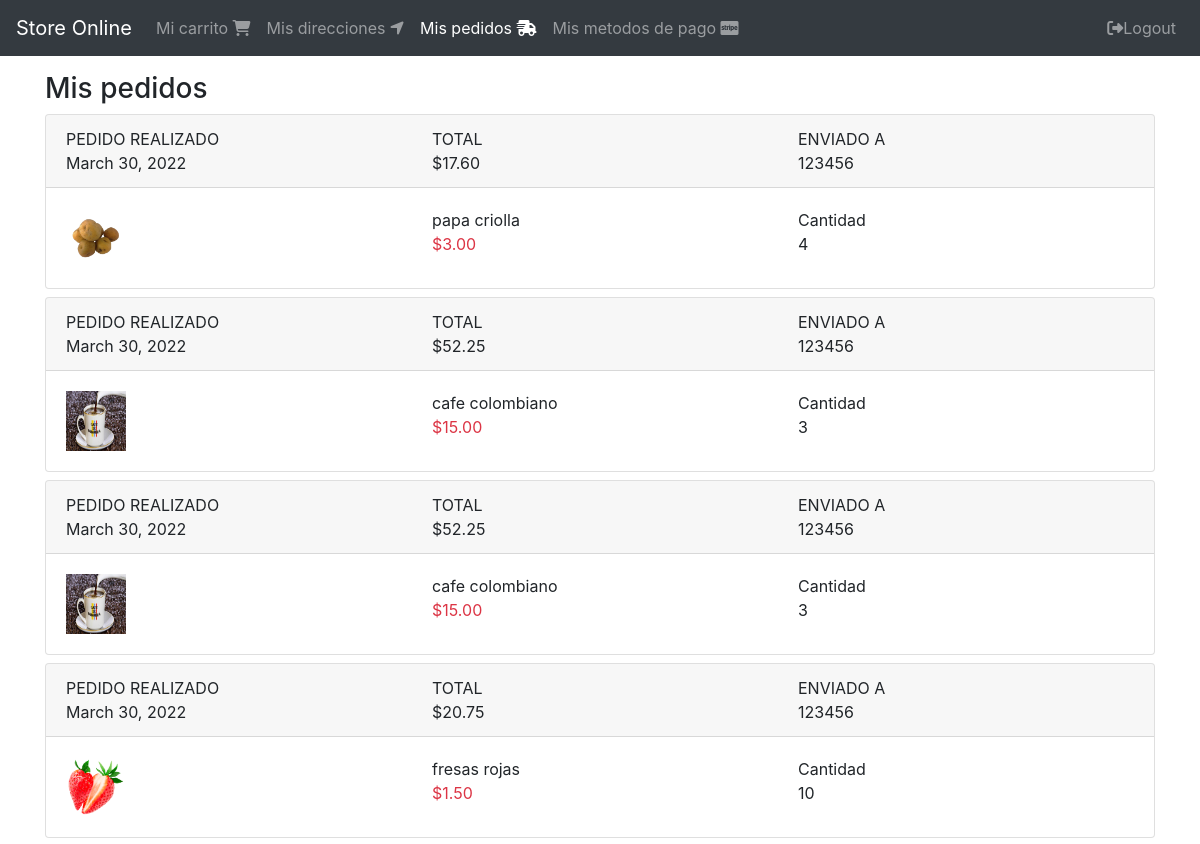
/ordenes/completados (signed in, upper part), run on an earlier commit of the app's database.
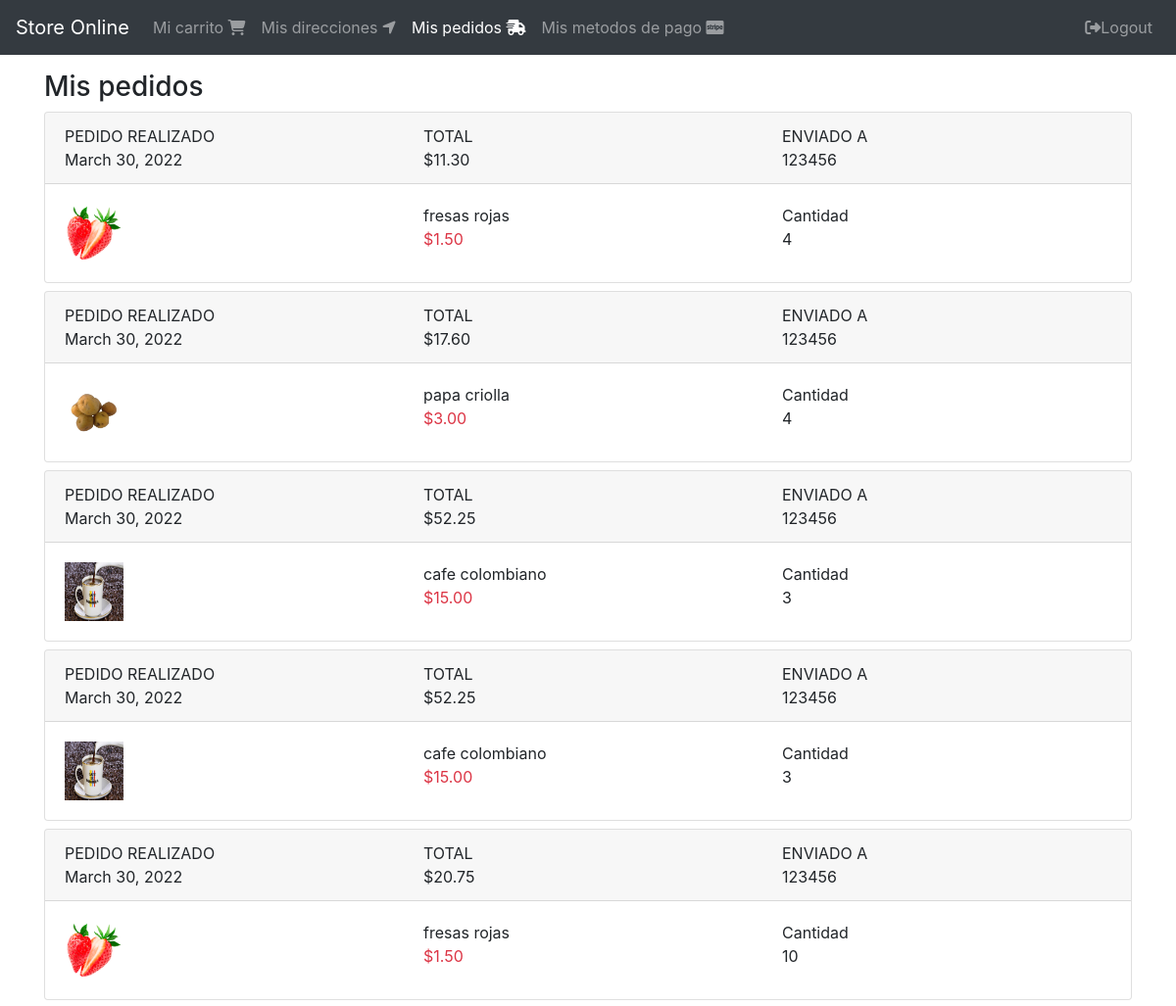
And on a later commit of the database.
### orders/models.py (models this page shows, shortened)
class Order(models.Model):
    order_id = models.CharField(max_length=100,null=False, unique=True)
    user = models.ForeignKey(User, on_delete=models.CASCADE)
    cart = models.ForeignKey(Cart, on_delete=models.CASCADE)
    status = models.CharField(max_length=50, choices=choices, default=OrderStatus.CREATED)
    shipping_total = models.DecimalField(default=5, max_digits=8, decimal_places=2)
    total = models.DecimalField(default=0, max_digits=8, decimal_places=2)
    created_at = models.DateField(auto_now_add=True)
    shipping_address = models.ForeignKey(ShippingAddress, null=True, blank=True, on_delete=models.CASCADE)
    promo_code = models.OneToOneField(PromoCode, null=True, blank=True, on_delete=models.CASCADE)

### shipping_address/models.py (models this page shows, shortened)
class ShippingAddress(models.Model):
    user = models.ForeignKey(User, null=False, blank=False, on_delete=models.CASCADE)
    line1 = models.CharField(max_length=200)
    line2 = models.CharField(max_length=200, blank=True)
    city = models.CharField(max_length=100)
    state = models.CharField(max_length=100)
    country = models.CharField(max_length=50)
    reference = models.CharField(max_length=300)
    postal_code = models.CharField(max_length=10, null=False, blank=False)
    default = models.BooleanField(default=False)
    create_at = models.DateTimeField(auto_now_add=True)
    def __str__(self):
        return self.postal_code

### carts/models.py (models this page shows, shortened)
class CartProducts(models.Model):
    cart = models.ForeignKey(Cart, on_delete=models.CASCADE)
    product = models.ForeignKey(Product, on_delete=models.CASCADE)
    quantity = models.IntegerField(default=1)
    create_at = models.DateTimeField(auto_now_add=True)
    objects = CartProductsManager()

### products/models.py (models this page shows, shortened)
class Product(models.Model):
    title = models.CharField(max_length=50)
    description = models.TextField()
    price = models.DecimalField(max_digits=8, decimal_places=2, default=0.0)
    slug = models.SlugField(null = False, blank = False, unique= True)
    image = models.ImageField(upload_to='products/', null = False, blank = True)
    created_at = models.DateTimeField(auto_now_add=True)

### orders/views.py (the view)
# urls.py: path('completados', views.OrderListView.as_view(), name='completed'),
class OrderListView(LoginRequiredMixin, generic.ListView):
    login_url = 'login'
    template_name = 'orders.html'
    def get_queryset(self):
        return self.request.user.orders_completed()

### carts/models.py (called while the page is built)
    def products_related(self):
        return self.cartproducts_set.select_related('product')

### products/templatetags/product_extras.py (called while the page is built)
@register.filter()
def price_format(value):
    return '${0:.2f}'.format(value)

### users/models.py (called while the page is built)
    def orders_completed(self):
        return self.order_set.filter(status=OrderStatus.COMPLETED).order_by('-id')

### orders/templates/orders.html
{% extends "base/base.html" %}
{% block content %}
  <div class="col">
      <div class="h3">
          Mis pedidos
      </div>
      <div class="">
          {% for order in object_list %}
            {% include "snippets/order.html" %}
          {% endfor %}
      </div>
  </div>
{% endblock content %}

### orders/templates/snippets/order.html
{% load product_extras %}
<div class="card mb-2">
    <div class="card-header">
        <div class="row">
            <div class="col-4">
                <div class="text-uppercase">
                    Pedido  Realizado
                </div>
                <div class="">
                    {{order.created_at}}
                </div>
            </div>
            <div class="col-4">
                <div class="text-uppercase">
                    Total
                </div>
                <div class="">
                    {{order.total | price_format}}
                </div>
            </div>
            <div class="col-4">
                <div class="text-uppercase">
                    Enviado a
                </div>
                <div class="">
                    {{order.shipping_address}}
                </div>
            </div>
        </div>
    </div>
    <div class="card-body">
        {% for cp in order.cart.products_related %}
          {% with product=cp.product %}
            <div class="row">
                <div class="col-4">
                    {% if product.image.url %}
                      <img src="{{product.image.url}}" width="60" height="60">
                    {% endif %}
                </div>
                <div class="col-4">
                    <div class="">
                        {{product.title}}
                    </div>
                    <div class="text-danger">
                        {{product.price | price_format}}
                    </div>
                </div>
                <div class="col-4">
                    <div class="">
                        Cantidad
                    </div>
                    <div class="">
                        {{cp.quantity}}
                    </div>
                </div>
            </div>
          {% endwith %}
        {% endfor %}
    </div>
</div>

What changed in the data, as far as the page shows it:
added Order: created_at "March 30, 2022", total "$11.30", shipping_address "123456"
added CartProducts: product.image (picture), product "fresas rojas", product.price "$1.50", quantity "4", shown under "March 30, 2022"
